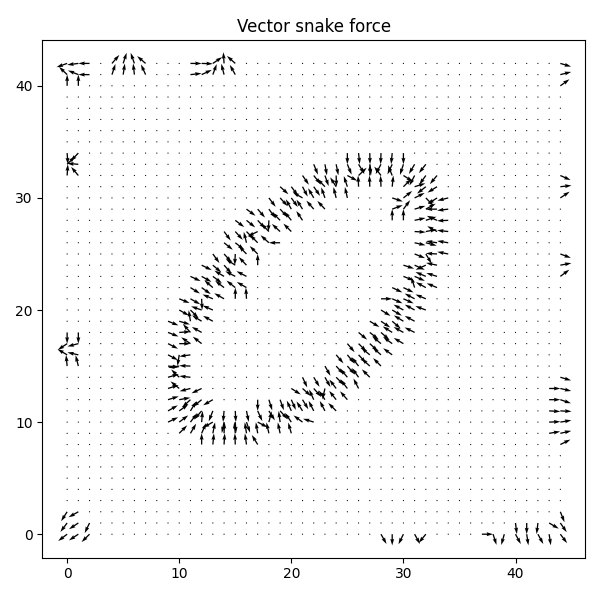

Write the Python code that produced this figure.
import os
import sys
import numpy as np
import matplotlib.pyplot as plt
from skimage.io import imread
from scipy.io import loadmat
from libDIP.snakeMap4e import snakeMap4e
from libDIP.snakeForce4e import snakeForce4e
from libDIPUM.data_path import dip_data

# Parameters
T = 0.001
Sig = 15
NSig = 3
Order = 'both'
NIter = 300

# Data
img_path = dip_data('noisy-elliptical-object.tif')
g = imread(img_path)

# Load initial snake data (overrides g if present, as in MATLAB)
mat = loadmat('Figure112.mat')

# Edge map
emap = snakeMap4e(g, T, Sig, NSig, Order)

# Snake force using plain gradient
FTx, FTy = snakeForce4e(emap, 'gradient')

# Normalize forces
mag = np.sqrt(FTx ** 2 + FTy ** 2)
FTx = FTx / (mag + 1e-10)
FTy = FTy / (mag + 1e-10)

# Threshold by magnitude to suppress small vectors
mag = np.sqrt(FTx ** 2 + FTy ** 2)
FTx = np.where(mag > 0.35, FTx, 0)
FTy = np.where(mag > 0.35, FTy, 0)

# Reduce density
FTxr = FTx[::15, ::15]
FTyr = FTy[::15, ::15]

# Display
fig, ax = plt.subplots(1, 1, figsize=(6, 6))
ax.quiver(
    np.flipud(FTyr),
    np.flipud(-FTxr),
    angles='xy',
    scale_units='xy',
    scale=1
)
ax.set_title('Vector snake force')
ax.set_aspect('equal', adjustable='box')

plt.tight_layout()
plt.savefig('Figure114.png')
plt.show()
